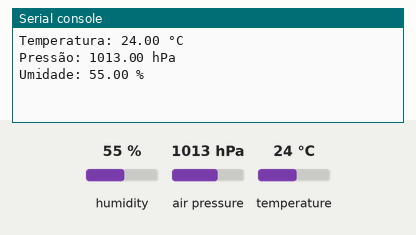
Simulated run of this program. Board: ESP32 board running MicroPython. On the bench: the last lines printed to the serial console. The inputs (shaded band) are chosen by the test bench; at power-on: humidity 55 %, air pressure 1013 hPa, temperature 24 °C.

Above: at 1.2 s.
1.3 s: humidity set to 22 %
At 2.6 s:
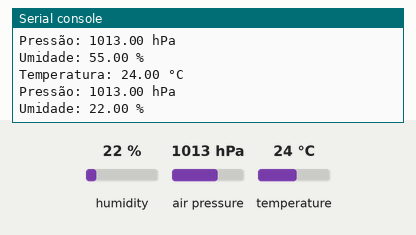
4.0 s: air pressure set to 952 hPa
At 4.6 s:
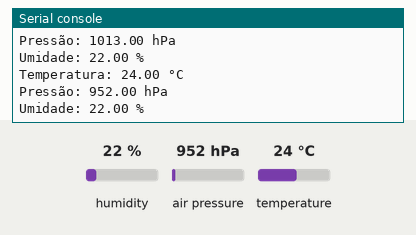
6.7 s: temperature set to 12 °C
At 8.6 s:
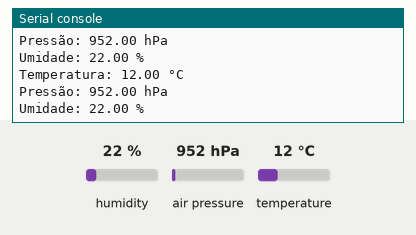

Measured:
- after the input at 1.3 s, the serial console: prints a new line after 0.73 s (image 1)
- after the input at 4.0 s, the serial console: prints a new line at once (image 2)
- after the input at 6.7 s, the serial console: prints a new line after 1.4 s (image 3)

The program:

sensor_bme280.py
```python
from machine import I2C, Pin
from time import sleep
import bme280

i2c = I2C(scl=Pin(22), sda=Pin(21))
sensor = bme280.BME280(i2c=i2c)

while True:
    temp, press, hum = sensor.read_compensated_data()
    print("Temperatura: {:.2f} °C".format(temp / 100))
    print("Pressão: {:.2f} hPa".format(press / 25600))
    print("Umidade: {:.2f} %".format(hum / 1024))
    sleep(2)
```
